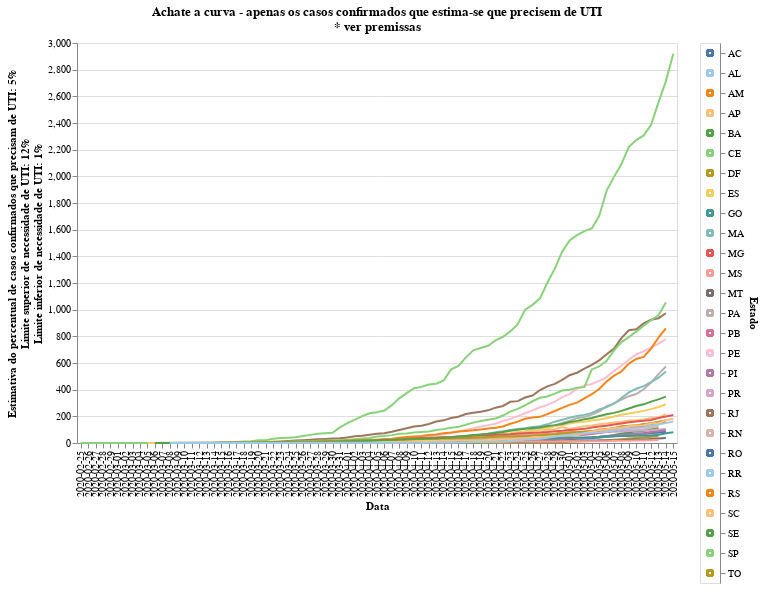

The cell this chart's notebook holds for it:
### Code cell
#hide_input
input_dropdown = alt.binding_select(options=df[STATE_COLUMN].unique())
selection1 = alt.selection_single(fields=[STATE_COLUMN], bind=input_dropdown, name=' ')
selection2 = alt.selection_multi(fields=[STATE_COLUMN], on='mouseover')
color = alt.condition(selection1 | selection2,
                    alt.Color(STATE_COLUMN+':N', 
                              scale=alt.Scale(scheme='tableau20', reverse=False), legend=None),
                              alt.value('#ffbf79')
                     )

chart = alt.Chart(df).mark_line().encode(
    x=alt.X(DATE_COLUMN+':O', axis=alt.Axis(title=DATE_COLUMN)),
    y=alt.Y(CONFIRMED_CASES+':Q', axis=alt.Axis(
        title=["Estimativa do percentual de casos confirmados que precisam de UTI: {:.0f}".format(CASES_NEED_ICU*100)+"%",
               UPPER_BOUND_ICU_NEED_STR+": {:.0f}".format(UPPER_BOUND_ICU_NEED*100)+"%",
               LOWER_BOUND_ICU_NEED_STR+": {:.0f}".format(LOWER_BOUND_ICU_NEED*100)+"%"])),
    color=color,
    tooltip=[
        DATE_COLUMN, 
        STATE_COLUMN, 
        CONFIRMED_CASES
    ],
    order=alt.Order(
    STATE_COLUMN,
    sort='ascending'
    )
).properties(
    title=[
        "Achate a curva - apenas os casos confirmados que estima-se que precisem de UTI",
        " * ver premissas"
    ]
).add_selection(
    selection1, selection2
).transform_filter(
    selection1
)

shades = alt.Chart(df).mark_area().encode(
    x=DATE_COLUMN+':O',
    y=LOWER_BOUND_ICU_NEED_STR+":Q",
    y2=UPPER_BOUND_ICU_NEED_STR+':Q',
    opacity = alt.condition(selection1, alt.value(0.2), alt.value(0.5))
)

x1line = alt.Chart(pd.DataFrame({'y': [TOTAL_AVAILABLE_ICU]})).mark_rule(color='#e42726', strokeWidth=2).encode(
    y='y:Q'
)
text1 = x1line.mark_text(align='left', x=5, dy=-10, color='#e42726', strokeWidth=1).encode(
    text=alt.value("UTIs para pacientes COVID19: "+"{:.0f}".format(TOTAL_AVAILABLE_ICU)+" unidades")
)
text2 = x1line.mark_text(align='left', x=5, dy=10, color='#e42726', strokeWidth=1).encode(
    text=alt.value("{:.0f}".format(AVAILABLE_PERCENTAGE_ICU*100)+"% do total de "+"{:.0f}".format(TOTAL_ICU)+" UTIs do país")   
)

legend = alt.Chart(df).mark_point().encode(
    y=alt.Y(STATE_COLUMN+':N', axis=alt.Axis(orient='right')),
    color=color
).add_selection(
    selection1, selection2
)

plot = chart.properties(width=CHART_WIDTH, height=CHART_HEIGHT) | legend
#plot = chart.properties(width=CHART_WIDTH, height=CHART_HEIGHT) + x1line + text1 + text2 + shades | legend
plot

### Figure 1 — Vega-Lite specification as saved in the notebook (floating-point values rounded to 4 significant figures; data arrays with more than 128 entries replaced by an {"elided": "..."} marker saying what was removed)
{"config": {"view": {"continuousWidth": 400, "continuousHeight": 300}}, "hconcat": [{"mark": "line", "encoding": {"color": {"condition": {"type": "nominal", "field": "Estado", "legend": null, "scale": {"reverse": false, "scheme": "tableau20"}, "selection": {"or": [" ", "selector004"]}}, "value": "#ffbf79"}, "order": {"type": "nominal", "field": "Estado", "sort": "ascending"}, "tooltip": [{"type": "nominal", "field": "Data"}, {"type": "nominal", "field": "Estado"}, {"type": "quantitative", "field": "Casos confirmados"}], "x": {"type": "ordinal", "axis": {"title": "Data"}, "field": "Data"}, "y": {"type": "quantitative", "axis": {"title": ["Estimativa do percentual de casos confirmados que precisam de UTI: 5%", "Limite superior de necessidade de UTI: 12%", "Limite inferior de necessidade de UTI: 1%"]}, "field": "Casos confirmados"}}, "height": 400, "selection": {" ": {"type": "single", "fields": ["Estado"], "bind": {"input": "select", "options": ["SE", "TO", "AC", "RS", "RR", "SC", "SP", "RO", "RN", "RJ", "PR", "PI", "PA", "PB", "MT", "PE", "MS", "MA", "GO", "ES", "MG", "CE", "DF", "AP", "AM", "BA", "AL"]}}, "selector004": {"type": "multi", "fields": ["Estado"], "on": "mouseover"}}, "title": ["Achate a curva - apenas os casos confirmados que estima-se que precisem de UTI", " * ver premissas"], "transform": [{"filter": {"selection": " "}}], "width": 600}, {"mark": "point", "encoding": {"color": {"condition": {"type": "nominal", "field": "Estado", "legend": null, "scale": {"reverse": false, "scheme": "tableau20"}, "selection": {"or": [" ", "selector004"]}}, "value": "#ffbf79"}, "y": {"type": "nominal", "axis": {"orient": "right"}, "field": "Estado"}}, "selection": {" ": {"type": "single", "fields": ["Estado"], "bind": {"input": "select", "options": ["SE", "TO", "AC", "RS", "RR", "SC", "SP", "RO", "RN", "RJ", "PR", "PI", "PA", "PB", "MT", "PE", "MS", "MA", "GO", "ES", "MG", "CE", "DF", "AP", "AM", "BA", "AL"]}}, "selector004": {"type": "multi", "fields": ["Estado"], "on": "mouseover"}}}], "data": {"name": "data-c9ade9009ba2ce0f32328dbf2e2b289e"}, "$schema": "https://vega.github.io/schema/vega-lite/v4.8.1.json", "datasets": {"data-c9ade9009ba2ce0f32328dbf2e2b289e": {"elided": "1650 records"}}}
